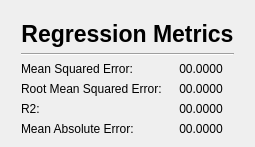
             <widget class="QWidget" name="regression_metrics">
              <layout class="QGridLayout" name="gridLayout_12">
               <item row="0" column="0">
                <layout class="QGridLayout" name="gridLayout_2">
                 <property name="leftMargin">
                  <number>10</number>
                 </property>
                 <property name="topMargin">
                  <number>10</number>
                 </property>
                 <property name="rightMargin">
                  <number>10</number>
                 </property>
                 <item row="0" column="0" colspan="2">
                  <widget class="QLabel" name="label_25">
                   <property name="font">
                    <font>
                     <pointsize>17</pointsize>
                     <weight>75</weight>
                     <bold>true</bold>
                    </font>
                   </property>
                   <property name="text">
                    <string>Regression Metrics</string>
                   </property>
                   <property name="alignment">
                    <set>Qt::AlignCenter</set>
                   </property>
                  </widget>
                 </item>
                 <item row="1" column="0" colspan="2">
                  <widget class="Line" name="line_10">
                   <property name="orientation">
                    <enum>Qt::Horizontal</enum>
                   </property>
                  </widget>
                 </item>
                 <item row="2" column="0">
                  <widget class="QLabel" name="label_29">
                   <property name="text">
                    <string>Mean Squared Error: </string>
                   </property>
                  </widget>
                 </item>
                 <item row="2" column="1">
                  <widget class="QLabel" name="reg_mse_label">
                   <property name="text">
                    <string>00.0000</string>
                   </property>
                   <property name="alignment">
                    <set>Qt::AlignCenter</set>
                   </property>
                  </widget>
                 </item>
                 <item row="3" column="0">
                  <widget class="QLabel" name="label_31">
                   <property name="text">
                    <string>Root Mean Squared Error:</string>
                   </property>
                  </widget>
                 </item>
                 <item row="3" column="1">
                  <widget class="QLabel" name="reg_rmse_label">
                   <property name="text">
                    <string>00.0000</string>
                   </property>
                   <property name="alignment">
                    <set>Qt::AlignCenter</set>
                   </property>
                  </widget>
                 </item>
                 <item row="4" column="0">
                  <widget class="QLabel" name="label_30">
                   <property name="text">
                    <string>R2:</string>
                   </property>
                  </widget>
                 </item>
                 <item row="4" column="1">
                  <widget class="QLabel" name="reg_r2_label">
                   <property name="text">
                    <string>00.0000</string>
                   </property>
                   <property name="alignment">
                    <set>Qt::AlignCenter</set>
                   </property>
                  </widget>
                 </item>
                 <item row="5" column="0">
                  <widget class="QLabel" name="label_32">
                   <property name="text">
                    <string>Mean Absolute Error:</string>
                   </property>
                  </widget>
                 </item>
                 <item row="5" column="1">
                  <widget class="QLabel" name="reg_mea_label">
                   <property name="text">
                    <string>00.0000</string>
                   </property>
                   <property name="alignment">
                    <set>Qt::AlignCenter</set>
                   </property>
                  </widget>
                 </item>
                </layout>
               </item>
              </layout>
             </widget>
